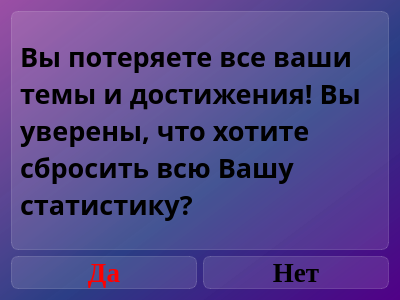
<?xml version="1.0" encoding="UTF-8"?>
<ui version="4.0">
 <class>Dialog_accept_restart_statistics</class>
 <widget class="QDialog" name="Dialog_accept_restart_statistics">
  <property name="geometry">
   <rect>
    <x>0</x>
    <y>0</y>
    <width>400</width>
    <height>300</height>
   </rect>
  </property>
  <property name="windowTitle">
   <string>Сброс статистики</string>
  </property>
  <property name="styleSheet">
   <string notr="true">background-color: qlineargradient(spread:pad, x1:1, y1:1, x2:0, y2:0, stop:0 rgba(81, 0, 135, 255), stop:0.427447 rgba(41, 61, 132, 235), stop:1 rgba(155, 79, 165, 255));
font-family: Liberation Serif;</string>
  </property>
  <layout class="QVBoxLayout" name="verticalLayout">
   <item>
    <widget class="QLabel" name="label_really_restart">
     <property name="styleSheet">
      <string notr="true">text-align: center;
font-weight: bold;
font-size: 20pt;
background-color: rgba(255, 255, 255, 30);
border: 1px solid rgba(255, 255, 255, 40);
border-radius: 7px;
font-family: Libration Serif;</string>
     </property>
     <property name="text">
      <string>Вы потеряете все ваши темы и достижения! Вы уверены, что хотите сбросить всю Вашу статистику?</string>
     </property>
     <property name="scaledContents">
      <bool>false</bool>
     </property>
     <property name="wordWrap">
      <bool>true</bool>
     </property>
    </widget>
   </item>
   <item>
    <layout class="QHBoxLayout" name="horizontalLayout">
     <item>
      <widget class="QPushButton" name="pushButton_yes">
       <property name="styleSheet">
        <string notr="true">QPushButton {
font-weight: bold;
font-size: 20pt;
text-align: center;
color: red;
background-color: rgba(255, 255, 255, 30);
border: 1px solid rgba(255, 255, 255, 40);
border-radius: 7px;
}

QPushButton:hover {
background-color: rgba(255, 255, 255, 40);
}
QPushButton:pressed {
background-color: rgba(255, 255, 255, 70);
}</string>
       </property>
       <property name="text">
        <string>Да</string>
       </property>
      </widget>
     </item>
     <item>
      <widget class="QPushButton" name="pushButton_no">
       <property name="styleSheet">
        <string notr="true">QPushButton {
font-weight: bold;
font-size: 20pt;
text-align: center;
background-color: rgba(255, 255, 255, 30);
border: 1px solid rgba(255, 255, 255, 40);
border-radius: 7px;
}

QPushButton:hover {
background-color: rgba(255, 255, 255, 40);
}
QPushButton:pressed {
background-color: rgba(255, 255, 255, 70);
}</string>
       </property>
       <property name="text">
        <string>Нет</string>
       </property>
      </widget>
     </item>
    </layout>
   </item>
  </layout>
 </widget>
 <resources/>
 <connections/>
</ui>
